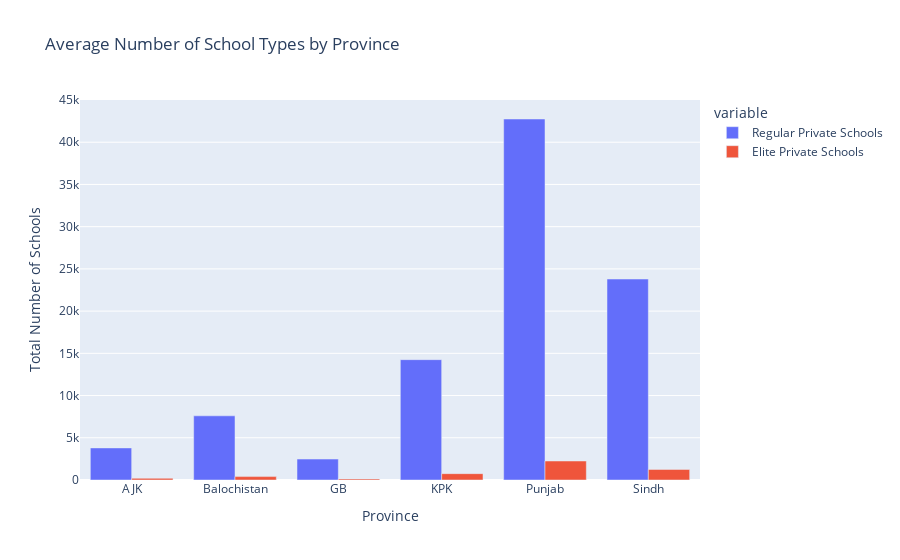

The notebook cell this image was saved under:
### Code cell
df_bar = df.groupby('Province')[['Regular Private Schools', 'Elite Private Schools']].sum().reset_index()

# Plotting grouped bar chart using Plotly
fig = px.bar(
    df_bar,
    x='Province',
    y=['Regular Private Schools', 'Elite Private Schools'],
    barmode='group',
    title='Average Number of School Types by Province'
)

fig.update_layout(
    xaxis_title='Province',
    yaxis_title='Total Number of Schools'
)
# downloading the plot as a PNG file
fig.write_image("average_number_of_school_types_by_province.png")
fig.show()

### Figure 1 — Plotly figure (JSON) as saved in the notebook; plotly's stock layout.template omitted (floating-point values rounded to 4 significant figures)
{"data": [{"alignmentgroup": "True", "hovertemplate": "variable=Regular Private Schools<br>Province=%{x}<br>value=%{y}<extra></extra>", "legendgroup": "Regular Private Schools", "marker": {"color": "#636efa", "pattern": {"shape": ""}}, "name": "Regular Private Schools", "offsetgroup": "Regular Private Schools", "orientation": "v", "showlegend": true, "textposition": "auto", "type": "bar", "x": ["AJK", "Balochistan", "GB", "KPK", "Punjab", "Sindh"], "xaxis": "x", "y": [3800, 7600, 2479, 14250, 42750, 23800], "yaxis": "y"}, {"alignmentgroup": "True", "hovertemplate": "variable=Elite Private Schools<br>Province=%{x}<br>value=%{y}<extra></extra>", "legendgroup": "Elite Private Schools", "marker": {"color": "#EF553B", "pattern": {"shape": ""}}, "name": "Elite Private Schools", "offsetgroup": "Elite Private Schools", "orientation": "v", "showlegend": true, "textposition": "auto", "type": "bar", "x": ["AJK", "Balochistan", "GB", "KPK", "Punjab", "Sindh"], "xaxis": "x", "y": [200, 400, 130, 750, 2250, 1250], "yaxis": "y"}], "layout": {"barmode": "group", "legend": {"title": {"text": "variable"}, "tracegroupgap": 0}, "title": {"text": "Average Number of School Types by Province"}, "xaxis": {"anchor": "y", "domain": [0, 1], "title": {"text": "Province"}}, "yaxis": {"anchor": "x", "domain": [0, 1], "title": {"text": "Total Number of Schools"}}}}
